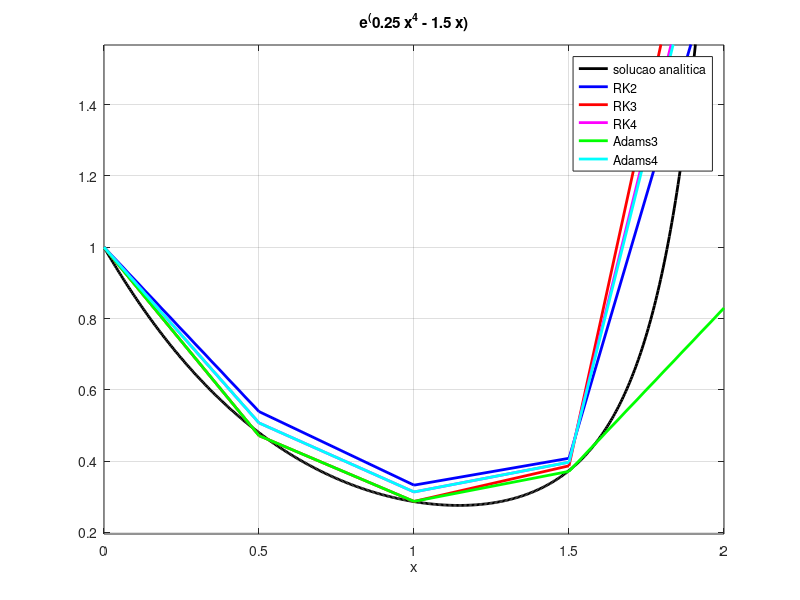

Reproduce this figure in MATLAB.
figure;
a = ezplot("e^(0.25*x^4 - 1.5*x)",[0,2])
set(a,"linewidth",2)
set(a,"color","k")
grid on
hold on
trk2 = [0, 0.5, 1, 1.5, 2]
yrk2 = [1, 0.539062, 0.332703, 0.408081, 1.88418]
rk2 = plot(trk2, yrk2)
set(rk2,"linewidth",2)
set(rk2,"color","b")
hold on
trk3 = [0, 0.5, 1, 1.5, 2]
yrk3 = [1, 0.471537, 0.287046, 0.386868, 2.37924]
rk3 = plot(trk3, yrk3, "r-")
set(rk3,"linewidth",2)
hold on
trk4 = [0, 0.5, 1, 1.5, 2]
yrk4 = [1, 0.507229, 0.313596, 0.397093, 2.1749]
rk4 = plot(trk4, yrk4, "m-")
set(rk4,"linewidth",2)
hold on
tad3 = [0, 0.5, 1, 1.5, 2]
yad3 = [1, 0.471537, 0.287046, 0.371394, 0.829393]
ad3 = plot(tad3, yad3, "g-")
set(ad3,"linewidth",2)
hold on
tad4 = [0, 0.5, 1, 1.5, 2]
yad4 = [1, 0.507229, 0.313596, 0.397093, 2.13978]
ad4 = plot(tad4, yad4, "c-")
set(ad4,"linewidth",2)
legend('solucao analitica', 'RK2', 'RK3', 'RK4', 'Adams3', 'Adams4');